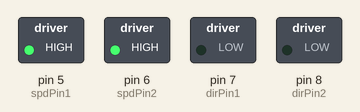
A sketch run on a simulated Arduino Uno, built with avr-gcc and run on an emulated ATmega328P. Shown: switched loads named in the sketch (green lamp = pin HIGH).

Above: at 0.1 s.
At 0.6 s:
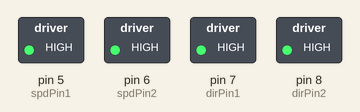
At 1.1 s:
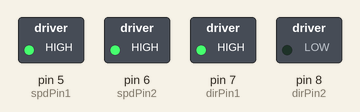
At 1.6 s:
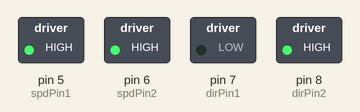
At 2.1 s:
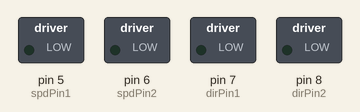
Timing chart, 0 to 3.6 s (numbered marks = the images above):
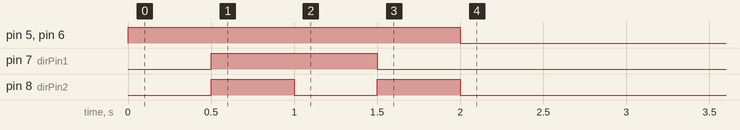

The sketch:

motors.ino
```cpp
uint8_t dirPin1 = 7, dirPin2 = 8, spdPin1 = 5, spdPin2 = 6;

void setup() {
  // Configure the pin modes
  pinMode(dirPin1, OUTPUT);
  pinMode(dirPin2, OUTPUT);
  pinMode(spdPin1, OUTPUT);
  pinMode(spdPin2, OUTPUT);
  // Set the speed of the motors (without moving!)
  setSpeed(100, 100);
  // Test forward movement for 0.5 seconds
  moveForward();
  delay(500);
  // Test backward movement for 0.5 seconds
  moveBackward();
  delay(500);
  // Test left (ccw) movement for 0.5 seconds
  moveLeft();
  delay(500);
  // Test right (cw) movement for 0.5 seconds
  moveRight();
  delay(500);
  // Test stop any movement
  moveStop();
}

void loop() {
}

void setSpeed(uint8_t speedLeft, uint8_t speedRight) {
  // We'll scale the speed from 0~100. We'll set the minimum at 55 so the
  // robot actually moves!
  speedLeft = 55+speedLeft*2;
  speedRight = 55+speedRight*2;
  // Send the PWM signal to the speed pins
  analogWrite(spdPin1, speedLeft);
  analogWrite(spdPin2, speedRight);
}

void moveForward() {
  // Set the direction of the motors to move forward
  digitalWrite(dirPin1, LOW);
  digitalWrite(dirPin2, LOW);
}

void moveBackward() {
  // Set the direction of the motors to move backward
  digitalWrite(dirPin1, HIGH);
  digitalWrite(dirPin2, HIGH);
}

void moveLeft() {
  // Set the direction of the motors to move backward
  digitalWrite(dirPin1, HIGH);
  digitalWrite(dirPin2, LOW);
}

void moveRight() {
  // Set the direction of the motors to move backward
  digitalWrite(dirPin1, LOW);
  digitalWrite(dirPin2, HIGH);
}

void moveStop() {
  // Set the speed to 0
  analogWrite(spdPin1, 0);
  analogWrite(spdPin2, 0);
  // As a precaution reset the direction of the motors
  digitalWrite(dirPin1, LOW);
  digitalWrite(dirPin2, LOW);
}
```
